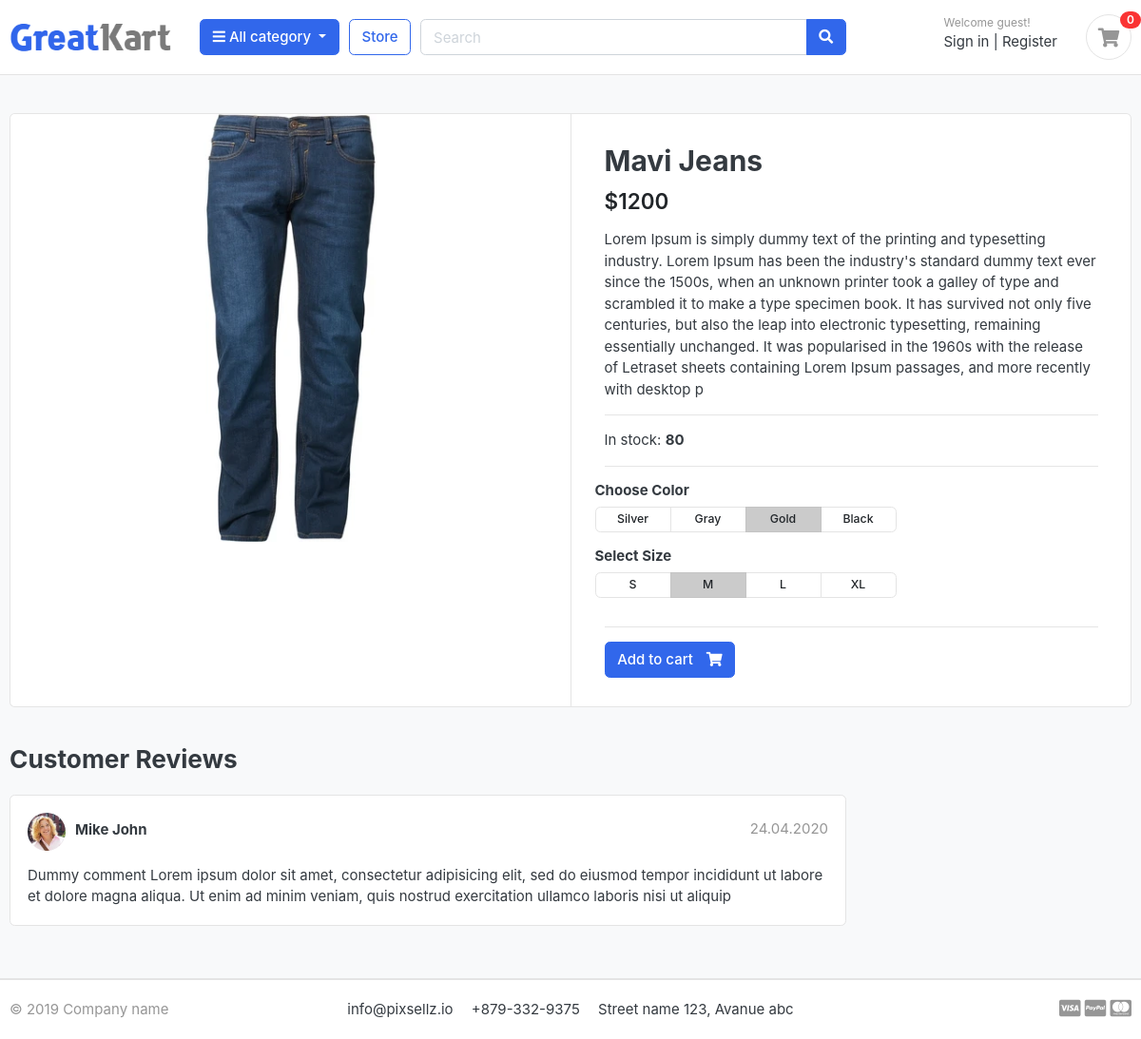
The app's page /store/pants/mavi-jeans/ with its own data.
### store/models.py (models this page shows)
class Product(models.Model):
    product_name = models.CharField(max_length=100, unique=True)
    slug = models.SlugField(max_length=100, unique=True)
    description = models.TextField(max_length=500, blank=True)
    price = models.IntegerField()
    image = models.ImageField(upload_to='photos/products')
    stock = models.IntegerField()
    is_available = models.BooleanField(default=True)
    category = models.ForeignKey(Category, on_delete=models.CASCADE)
    created_at = models.DateTimeField(auto_now_add=True)
    modified_at = models.DateTimeField(auto_now=True)
    def __str__(self):
        return self.product_name

### store/views.py (the view)
# urls.py: path('<slug:category_slug>/<slug:product_slug>/', product_details, name='product_details'),
def product_details(request, category_slug, product_slug):
    product = Product.objects.get(slug=product_slug, category__slug=category_slug)
    print(product)
    context = {'product': product}
    return render(request, 'store/product_details.html', context)

### store/templates/store/product_details.html
{% extends 'base.html' %} {% block body %}
<section class="section-content padding-y bg">
  <div class="container">
    <div class="card">
      <div class="row no-gutters">
        <aside class="col-md-6">
          <article class="gallery-wrap">
            <div class="img-big-wrap">
              <a href="#"><img src="{{ product.image.url }}" /></a>
            </div>
          </article>
        </aside>
        <main class="col-md-6 border-left">
          <article class="content-body">
            <h2 class="title">{{ product.product_name }}</h2>
            <div class="mb-3">
              <var class="price h4">${{ product.price }}</var>
            </div>
            <p>{{ product.description }}</p>
            <hr />
            In stock: <b>{{ product.stock }}</b>
            <hr />
            <div class="row">
              <div class="item-option-select">
                <h6>Choose Color</h6>
                <div
                  class="btn-group btn-group-sm btn-group-toggle"
                  data-toggle="buttons"
                >
                  <label class="btn btn-light">
                    <input type="radio" name="radio_color" /> Silver
                  </label>
                  <label class="btn btn-light">
                    <input type="radio" name="radio_color" /> Gray
                  </label>
                  <label class="btn btn-light active">
                    <input type="radio" name="radio_color checked" /> Gold
                  </label>
                  <label class="btn btn-light">
                    <input type="radio" name="radio_color" /> Black
                  </label>
                </div>
              </div>
            </div>
            <div class="row">
              <div class="item-option-select">
                <h6>Select Size</h6>
                <div
                  class="btn-group btn-group-sm btn-group-toggle"
                  data-toggle="buttons"
                >
                  <label class="btn btn-light">
                    <input type="radio" name="radio_color" /> S
                  </label>
                  <label class="btn btn-light active">
                    <input type="radio" name="radio_color" checked /> M
                  </label>
                  <label class="btn btn-light">
                    <input type="radio" name="radio_color" /> L
                  </label>
                  <label class="btn btn-light">
                    <input type="radio" name="radio_color" /> XL
                  </label>
                </div>
              </div>
            </div>
            <hr />
            <a href="{% url 'add_to_cart' product.id %}" class="btn btn-primary">
              <span class="text">Add to cart</span>
              <i class="fas fa-shopping-cart"></i>
            </a>
          </article>
        </main>
      </div>
    </div>
    <br />
    <div class="row">
      <div class="col-md-9">
        <header class="section-heading">
          <h3>Customer Reviews</h3>
        </header>
        <article class="box mb-3">
          <div class="icontext w-100">
            <img
              src="./images/avatars/avatar1.jpg"
              class="img-xs icon rounded-circle"
            />
            <div class="text">
              <span class="date text-muted float-md-right">24.04.2020 </span>
              <h6 class="mb-1">Mike John</h6>
            </div>
          </div>
          <div class="mt-3">
            <p>
              Dummy comment Lorem ipsum dolor sit amet, consectetur adipisicing
              elit, sed do eiusmod tempor incididunt ut labore et dolore magna
              aliqua. Ut enim ad minim veniam, quis nostrud exercitation ullamco
              laboris nisi ut aliquip
            </p>
          </div>
        </article>
      </div>
    </div>
  </div>
</section>
{% endblock body %}

### static/css/ui.css (style rules this page uses)
html { font-family: "Inter", sans-serif; font-size: 15px; }
.content-body { flex: 1 1 auto; padding: 2rem 2.3rem; }
.img-xs, .img-sm, .img-md, .img-lg { -o-object-fit: cover; object-fit: cover; flex-shrink: 0; flex-grow: 0; }
.img-xs { width: 40px; height: 40px; }
.padding-y { padding-top: 40px; padding-bottom: 40px; }
var { font-style: normal; }
article:after, .form-group:after { display: block; clear: both; content: ""; }
.bg { background-color: #f8f9fa; }
.section-heading { margin-bottom: 20px; margin-top: 15px; }
p:last-child { margin-bottom: 0; }
.btn-light { background-color: #fff; border-color: #e4e4e4; }
.btn .text + i { margin-left: 10px; }
.icontext { display: inline-flex; align-items: center; vertical-align: middle; }
.icontext .text { width: 100%; line-height: 1.2; }
.icontext .icon { position: relative; margin-right: 10px; flex-shrink: 0; flex-grow: 0; }
.price { font-weight: 600; color: #212529; }
.box { padding: 18px; background: #fff; border-radius: 0.37rem; border: 1px solid #e4e4e4; }
.box img { max-width: 100%; }
.gallery-wrap .img-big-wrap { margin-bottom: 10px; border-radius: 0.37rem; overflow: hidden; background-color: #fff; }
.gallery-wrap .img-big-wrap a { text-align: center; display: block; }
.gallery-wrap .img-big-wrap img { height: 450px; width: auto; display: inline-block; }
.item-option-select { margin-bottom: 1rem; display: inline-block; margin-right: 15px; }
.item-option-select .btn { min-width: 80px; }

### records on screen
Product: image (picture), product_name "Mavi Jeans", price "1200", description "Lorem Ipsum is simply dummy text of the printing and typesetting industry. Lorem Ipsum has been the industry's standard dummy text ever since the 1500s, when an unknown printer took a galley of type and scrambled it to make a type specimen book. It has survived not only five centuries, but also the leap into electronic typesetting, remaining essentially unchanged. It was popularised in the 1960s with the release of Letraset sheets containing Lorem Ipsum passages, and more recently with desktop p", stock "80"
